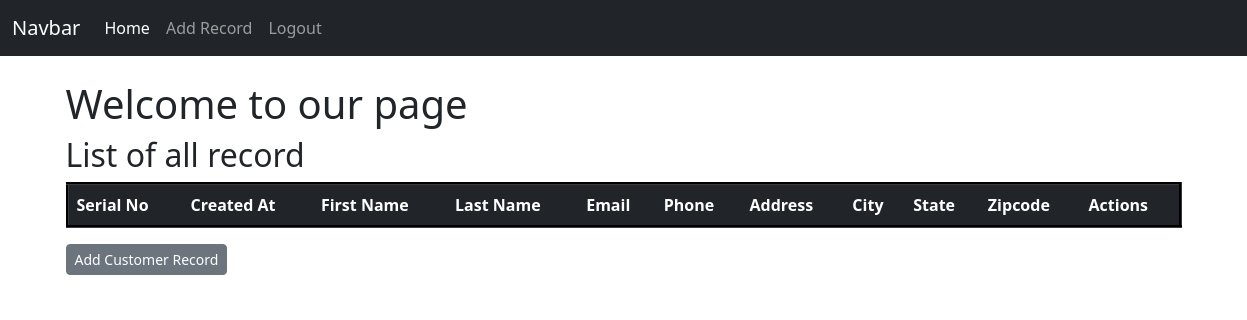
The app's page / (signed in), older data.
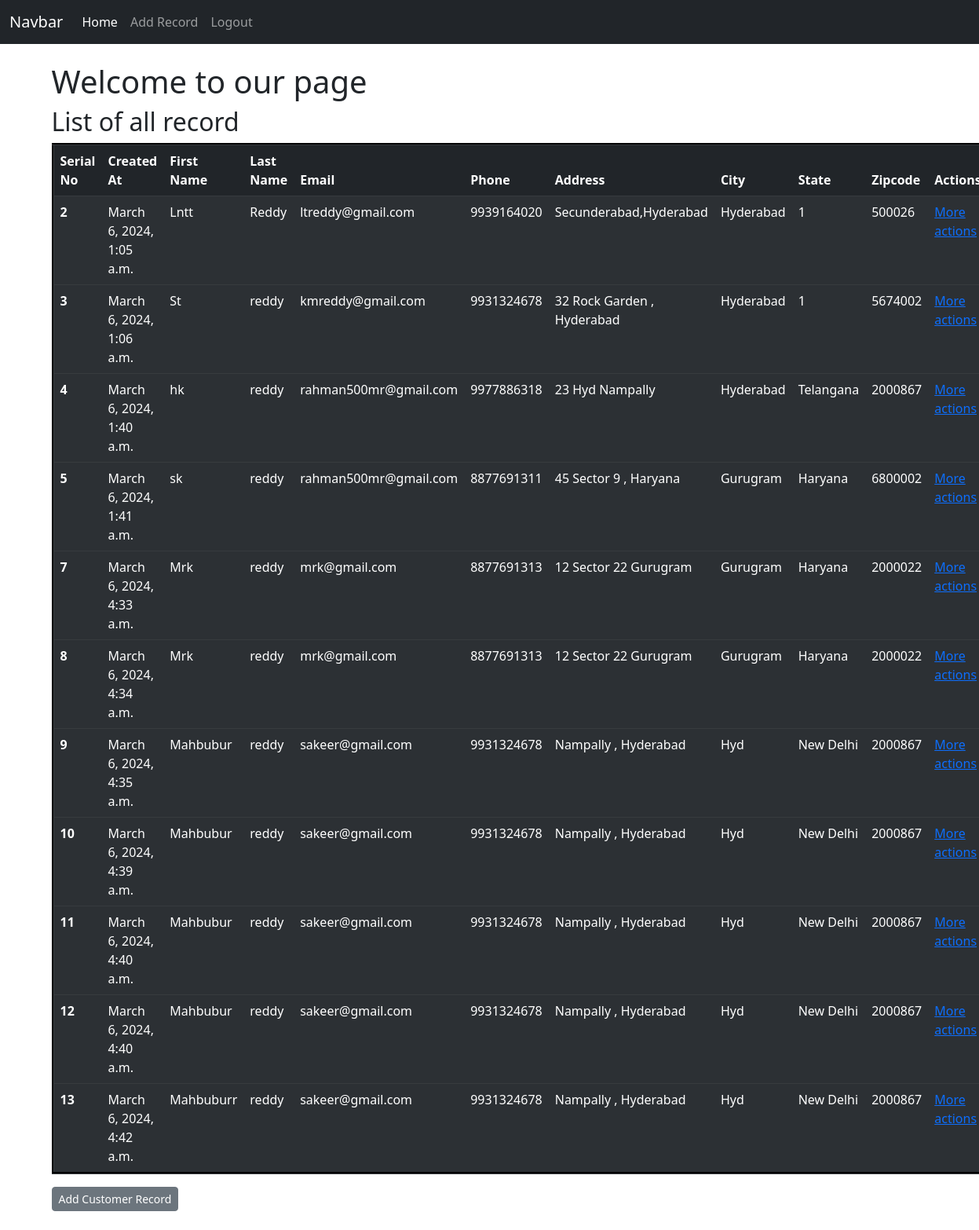
The same page, newer data.
### website/models.py (models this page shows, shortened)
class Record(models.Model):
    created_at = models.DateTimeField(auto_now_add=True)
    first_name = models.CharField(max_length=64)
    last_name = models.CharField(max_length=64)
    email = models.EmailField()
    phone = models.CharField(max_length=15)
    address = models.CharField(max_length=164)
    city = models.CharField(max_length=64)
    state = models.CharField(max_length=64)
    zipcode = models.CharField(max_length=10)

### website/views.py (the view)
# urls.py: path('', views.home_page,name='home'),
def home_page(request):
    record = Record.objects.all()
    if request.method == "POST":
        username = request.POST.get('username','')
        password = request.POST.get('password','')
        user = authenticate (request,username = username,password = password)
        if user is not None:
            login(request,user)
            messages.success(request,"You have been successsfully Logged In!")
            return redirect('home')
        else:
            messages.error(request,"There Was an error logging in , Please try again later")
            return redirect('home')
    else:
        return render(request,'website/home.html',{'record':record})

### website/templates/website/home.html (shortened to what this page needs)
{% extends 'website/base.html' %}
{%block content%}
{% if user.is_authenticated%}
   <h1>Welcome to our page</h1>
   <h2>List of all record</h2>
   <table class="table table-dark table-striped" border="3">
    <thead>
      <tr>
        <th scope="col">Serial No</th>
        <th scope="col">Created At</th>
        <th scope="col">First Name</th>
        <th scope="col">Last Name</th>
        <th scope="col">Email</th>
        <th scope="col">Phone</th>
        <th scope="col">Address</th>
        <th scope="col">City</th>
        <th scope="col">State</th>
        <th scope="col">Zipcode</th>
        <th scope="col">Actions</th>
      </tr>
    </thead>
    {%for record in record%}
    <tbody>
      <tr>
        <th scope="row">{{record.id}}</th>
        <td>{{record.created_at}}</td>
        <td>{{record.first_name}}</td>
        <td>{{record.last_name}}</td>
        <td>{{record.email}}</td>
        <td>{{record.phone}}</td>
        <td>{{record.address}}</td>
        <td>{{record.city}}</td>
        <td>{{record.state}}</td>
        <td>{{record.zipcode}}</td>
        <td><a href="{% url 'customer-detail' record.id %}">More actions</a></td>
      </tr>
    </tbody>
    {%endfor%}
  </table>
  <a href="{% url 'add-record'%}" class="btn btn-secondary btn-sm">Add Customer Record</a> <br><br>
    {% endif %}
    {% endblock %}

### website/templates/website/base.html (shortened to what this page needs)
<!doctype html>
<html lang="en">
  <head>
    <link href="https://cdn.jsdelivr.net/npm/bootstrap@5.2.3/dist/css/bootstrap.min.css" rel="stylesheet">
  </head>
  <body>
    {% include 'website/navbar.html'%}
    <div class="container">
        <br>
    {% block content%}
    {% endblock %}
</div>
  </body>
</html>

### website/templates/website/navbar.html (shortened to what this page needs)
<nav class="navbar navbar-expand-lg navbar-dark bg-dark">
    <div class="container-fluid">
      <a class="navbar-brand" href="{% url 'home'%}">Navbar</a>
      <div class="collapse navbar-collapse" id="navbarSupportedContent">
        <ul class="navbar-nav me-auto mb-2 mb-lg-0">
          <li class="nav-item">
            <a class="nav-link active" aria-current="page" href="/">Home</a>
          </li>
          <li class="nav-item">
            <a class="nav-link" href="{% url 'add-record' %}">Add Record</a>
          </li>
          {% if user.is_authenticated%}
          <li class="nav-item">
            <a class="nav-link" href="/logout">Logout</a>
          </li>
          {%else%}
          <li class="nav-item">
            <a class="nav-link" href="/login">Login</a>
          </li>
          {%endif%}
      </div>
    </div>
  </nav>

Row changes from the older to the newer data that the page shows:
added Record: id "2", created_at "March 6, 2024, 1:05 a.m.", first_name "Lntt", last_name "Reddy", email "ltreddy@gmail.com", phone "9939164020", address "Secunderabad,Hyderabad", city "Hyderabad", state "1", zipcode "500026"
added Record: id "3", created_at "March 6, 2024, 1:06 a.m.", first_name "St", last_name "reddy", email "kmreddy@gmail.com", phone "9931324678", address "32 Rock Garden , Hyderabad", city "Hyderabad", state "1", zipcode "5674002"
added Record: id "4", created_at "March 6, 2024, 1:40 a.m.", first_name "hk", last_name "reddy", email "rahman500mr@gmail.com", phone "9977886318", address "23 Hyd Nampally", city "Hyderabad", state "Telangana", zipcode "2000867"
added Record: id "5", created_at "March 6, 2024, 1:41 a.m.", first_name "sk", last_name "reddy", email "rahman500mr@gmail.com", phone "8877691311", address "45 Sector 9 , Haryana", city "Gurugram", state "Haryana", zipcode "6800002"
added Record: id "7", created_at "March 6, 2024, 4:33 a.m.", first_name "Mrk", last_name "reddy", email "mrk@gmail.com", phone "8877691313", address "12 Sector 22 Gurugram", city "Gurugram", state "Haryana", zipcode "2000022"
added Record: id "8", created_at "March 6, 2024, 4:34 a.m.", first_name "Mrk", last_name "reddy", email "mrk@gmail.com", phone "8877691313", address "12 Sector 22 Gurugram", city "Gurugram", state "Haryana", zipcode "2000022"
added Record: id "9", created_at "March 6, 2024, 4:35 a.m.", first_name "Mahbubur", last_name "reddy", email "sakeer@gmail.com", phone "9931324678", address "Nampally , Hyderabad", city "Hyd", state "New Delhi", zipcode "2000867"
added Record: id "10", created_at "March 6, 2024, 4:39 a.m.", first_name "Mahbubur", last_name "reddy", email "sakeer@gmail.com", phone "9931324678", address "Nampally , Hyderabad", city "Hyd", state "New Delhi", zipcode "2000867"
added Record: id "11", created_at "March 6, 2024, 4:40 a.m.", first_name "Mahbubur", last_name "reddy", email "sakeer@gmail.com", phone "9931324678", address "Nampally , Hyderabad", city "Hyd", state "New Delhi", zipcode "2000867"
added Record: id "12", created_at "March 6, 2024, 4:40 a.m.", first_name "Mahbubur", last_name "reddy", email "sakeer@gmail.com", phone "9931324678", address "Nampally , Hyderabad", city "Hyd", state "New Delhi", zipcode "2000867"
added Record: id "13", created_at "March 6, 2024, 4:42 a.m.", first_name "Mahbuburr", last_name "reddy", email "sakeer@gmail.com", phone "9931324678", address "Nampally , Hyderabad", city "Hyd", state "New Delhi", zipcode "2000867"
